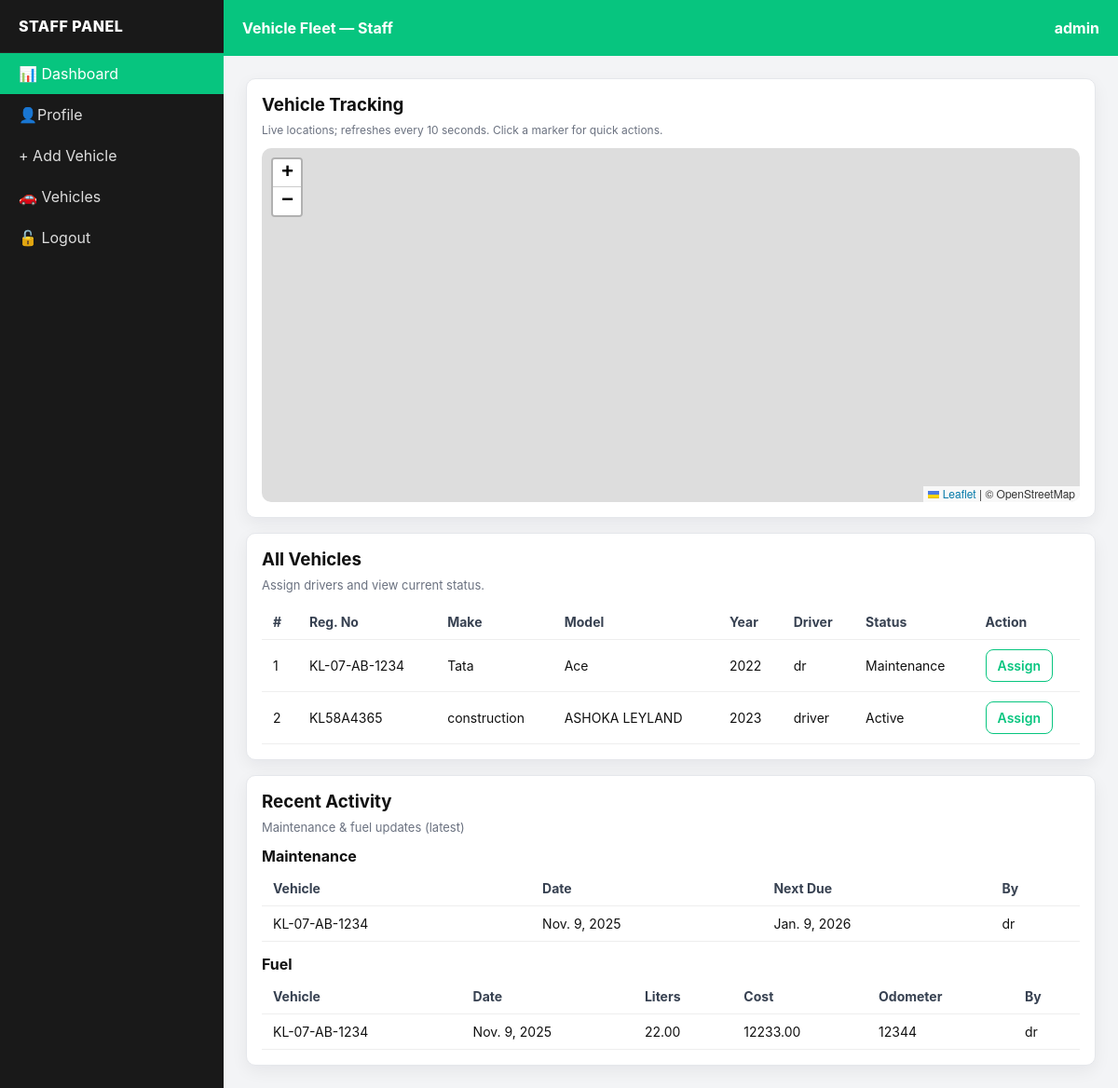
Screenshot of /staff/dashboard/ (signed in) with the database file from the repository.
### vehiapp/models.py (models this page shows, shortened)
class Vehicle(models.Model):
    STATUS_CHOICES = [('active','Active'),('inactive','Inactive'),('maintenance','Maintenance')]
    registration_no = models.CharField(max_length=30, unique=True)
    make = models.CharField(max_length=50, blank=True)
    model = models.CharField(max_length=50, blank=True)
    year = models.PositiveSmallIntegerField(null=True, blank=True)
    status = models.CharField(max_length=20, choices=STATUS_CHOICES, default='active')
    current_driver = models.ForeignKey(User, null=True, blank=True, on_delete=models.SET_NULL, related_name='assigned_vehicles')
    latitude  = models.DecimalField(max_digits=9, decimal_places=6, null=True, blank=True)
    longitude = models.DecimalField(max_digits=9, decimal_places=6, null=True, blank=True)
    last_location_time = models.DateTimeField(null=True, blank=True)

class MaintenanceLog(models.Model):
    vehicle = models.ForeignKey(Vehicle, on_delete=models.CASCADE, related_name='maintenance_logs')
    description = models.TextField()
    date = models.DateField()
    next_due = models.DateField(null=True, blank=True)
    created_by = models.ForeignKey(User, on_delete=models.SET_NULL, null=True)

class FuelLog(models.Model):
    vehicle = models.ForeignKey(Vehicle, on_delete=models.CASCADE, related_name='fuel_logs')
    date = models.DateField()
    liters = models.DecimalField(max_digits=8, decimal_places=2)
    cost = models.DecimalField(max_digits=10, decimal_places=2)
    odometer = models.PositiveIntegerField(null=True, blank=True)
    created_by = models.ForeignKey(User, on_delete=models.SET_NULL, null=True)

### vehiapp/views.py (the view)
# urls.py: path('staff/dashboard/', views.staff_dashboard, name='staff_dashboard'),
@role_required('staff')
def staff_dashboard(request):
    vehicles = Vehicle.objects.all().select_related("current_driver")
    maintenance = MaintenanceLog.objects.select_related("vehicle").order_by("-date")[:10]
    fuel_logs = FuelLog.objects.select_related("vehicle").order_by("-date")[:10]
    return render(request, "staff/staff_dashboard.html", {
        "vehicles": vehicles,
        "maintenance": maintenance,
        "fuel_logs": fuel_logs,
    })

### vehiapp/views.py (called while the page is built)
def role_required(*allowed_roles):
    allowed_roles = tuple((r or "").lower() for r in allowed_roles)
    def decorator(view_func):
        @wraps(view_func)
        @login_required(login_url='login')
        def _wrapped(request, *args, **kwargs):
            if request.user.is_superuser or is_app_admin(request.user):
                return view_func(request, *args, **kwargs)
            role = get_user_role(request.user)
            if role in allowed_roles:
                return view_func(request, *args, **kwargs)
            raise PermissionDenied
        return _wrapped
    return decorator

### vehiapp/templates/staff/staff_dashboard.html (shortened to what this page needs)
{% load static %}
<!doctype html>
<html lang="en">
<head>
  <link href="{% static 'css/staffdash.css' %}" rel="stylesheet">
  <link rel="stylesheet"
        href="https://unpkg.com/leaflet@1.9.4/dist/leaflet.css"
/>
</head>
<body>
  <div class="wrap">
    <aside class="sidebar">
      <div class="brand">STAFF PANEL</div>
      <nav class="nav">
        <a class="active" href="{% url 'staff_dashboard' %}">📊 Dashboard</a>
         <a href="{% url 'profile' %}" class="">
          <span class="icon">👤</span><span>Profile</span>
        </a>
        <a href="{% url 'staff_add_vehicle' %}">+ Add Vehicle</a>
        <a href="{% url 'vehicle_list' %}">🚗 Vehicles</a>
        <a href="{% url 'logout' %}">🔓 Logout</a>
      </nav>
    </aside>
    <main class="main">
      <div class="topbar">
        <div>Vehicle Fleet — Staff</div>
        <div>{{ request.user.username }}</div>
      </div>
      <section class="content">
        <div class="card map-card" style="margin-bottom:16px">
          <h3>Vehicle Tracking</h3>
          <p class="muted small" style="margin-top:4px">Live locations; refreshes every 10 seconds. Click a marker for quick actions.</p>
          <div id="map"></div>
        </div>
        <div class="grid">
          <div class="card">
            <h3 style="margin:0 0 8px">All Vehicles</h3>
            <p class="muted" style="margin-top:0">Assign drivers and view current status.</p>
            <div style="overflow:auto">
              <table>
                <thead>
                  <tr>
                    <th>#</th><th>Reg. No</th><th>Make</th><th>Model</th><th>Year</th><th>Driver</th><th>Status</th><th>Action</th>
                  </tr>
                </thead>
                <tbody>
                  {% for v in vehicles %}
                  <tr>
                    <td>{{ forloop.counter }}</td>
                    <td>{{ v.registration_no }}</td>
                    <td>{{ v.make|default:"—" }}</td>
                    <td>{{ v.model|default:"—" }}</td>
                    <td>{{ v.year|default:"—" }}</td>
                    <td>{% if v.current_driver %}{{ v.current_driver.username }}{% else %}<span class="muted">Not assigned</span>{% endif %}</td>
                    <td>{{ v.get_status_display }}</td>
                    <td>
                      <a class="btn outline" href="{% url 'staff_assign_vehicle' v.pk %}">Assign</a>
                    </td>
                  </tr>
                  {% empty %}
                  <tr><td colspan="8" class="muted">No vehicles found.</td></tr>
                  {% endfor %}
                </tbody>
              </table>
            </div>
          </div>
          <div class="card">
            <h3 style="margin:0 0 8px">Recent Activity</h3>
            <p class="muted" style="margin-top:0">Maintenance & fuel updates (latest)</p>
            <h4 style="margin:12px 0 6px">Maintenance</h4>
            <table>
              <thead><tr><th>Vehicle</th><th>Date</th><th>Next Due</th><th>By</th></tr></thead>
              <tbody>
                {% for m in maintenance|slice:":6" %}
                  <tr>
                    <td>{{ m.vehicle.registration_no }}</td>
                    <td>{{ m.date }}</td>
                    <td>{{ m.next_due|default:"—" }}</td>
                    <td>{{ m.created_by.username|default:"—" }}</td>
                  </tr>
                {% empty %}
                  <tr><td colspan="4" class="muted">No maintenance logs.</td></tr>
                {% endfor %}
              </tbody>
            </table>
            <h4 style="margin:14px 0 6px">Fuel</h4>
            <table>
              <thead><tr><th>Vehicle</th><th>Date</th><th>Liters</th><th>Cost</th><th>Odometer</th><th>By</th></tr></thead>
              <tbody>
                {% for f in fuel_logs|slice:":6" %}
                  <tr>
                    <td>{{ f.vehicle.registration_no }}</td>
                    <td>{{ f.date }}</td>
                    <td>{{ f.liters }}</td>
                    <td>{{ f.cost }}</td>
                    <td>{{ f.odometer|default:"—" }}</td>
                    <td>{{ f.created_by.username|default:"—" }}</td>
                  </tr>
                {% empty %}
                  <tr><td colspan="6" class="muted">No fuel logs.</td></tr>
                {% endfor %}
              </tbody>
            </table>
          </div>
        </div>
      </section>
    </main>
  </div>
</body>
</html>

### vehiapp/static/css/staffdash.css (style rules this page uses)
:root { --sidebar-w: 240px; --sidebar-bg:#191919; --topbar:#07c57f; --card-bg:#fff; --body:#f3f4f6; --muted:#6b7280; }
* { box-sizing:border-box }
body { margin:0;font-family:Inter, "Segoe UI", Arial, sans-serif;background:var(--body);color:#111 }
a { color:inherit;text-decoration:none }
.wrap { display:flex;min-height:100vh }
.sidebar { width:var(--sidebar-w);background:var(--sidebar-bg);color:#fff;display:flex;flex-direction:column }
.brand { padding:18px 20px;font-weight:800;letter-spacing:.5px;border-bottom:1px solid rgba(255,255,255,.06) }
.nav a { display:block;padding:12px 20px;color:#ddd }
.nav a.active { background:var(--topbar);color:#fff }
.main { flex:1;display:flex;flex-direction:column }
.topbar { height:60px;background:var(--topbar);color:#fff;display:flex;align-items:center;justify-content:space-between;padding:0 20px;font-weight:700 }
.content { padding:24px }
.grid { display:grid;grid-template-columns:1fr 1fr;gap:16px }
.card { background:var(--card-bg);border:1px solid #e5e7eb;border-radius:10px;box-shadow:0 6px 18px rgba(16,24,40,0.06);padding:16px }
.muted { color:var(--muted);font-size:13px }
table { width:100%;border-collapse:collapse;font-size:14px }
th,td { padding:10px 12px;border-bottom:1px solid #eee;text-align:left }
th { color:#374151 }
.btn { display:inline-block;padding:8px 12px;border-radius:8px;background:#07c57f;color:#fff;font-weight:600 }
.btn.outline { background:#fff;color:#07c57f;border:1px solid #07c57f }
.small { font-size:12px }
.map-card h3 { margin:0 0 8px }
#map { height:380px;width:100%;border-radius:10px;overflow:hidden }
@media (max-width:1200px) { .grid { grid-template-columns:1fr } }

### rows the page displays
Vehicle: registration_no "KL-07-AB-1234", make "Tata", model "Ace", year "2022", current_driver.username "dr", status "Maintenance"
Vehicle: registration_no "KL58A4365", make "construction", model "ASHOKA LEYLAND", year "2023", current_driver.username "driver", status "Active"
MaintenanceLog: vehicle.registration_no "KL-07-AB-1234", date "Nov. 9, 2025", next_due "Jan. 9, 2026", created_by.username "dr"
FuelLog: vehicle.registration_no "KL-07-AB-1234", date "Nov. 9, 2025", liters "22.00", cost "12233.00", odometer "12344", created_by.username "dr"

### other values shown
{{ request.user.username }} "admin"
